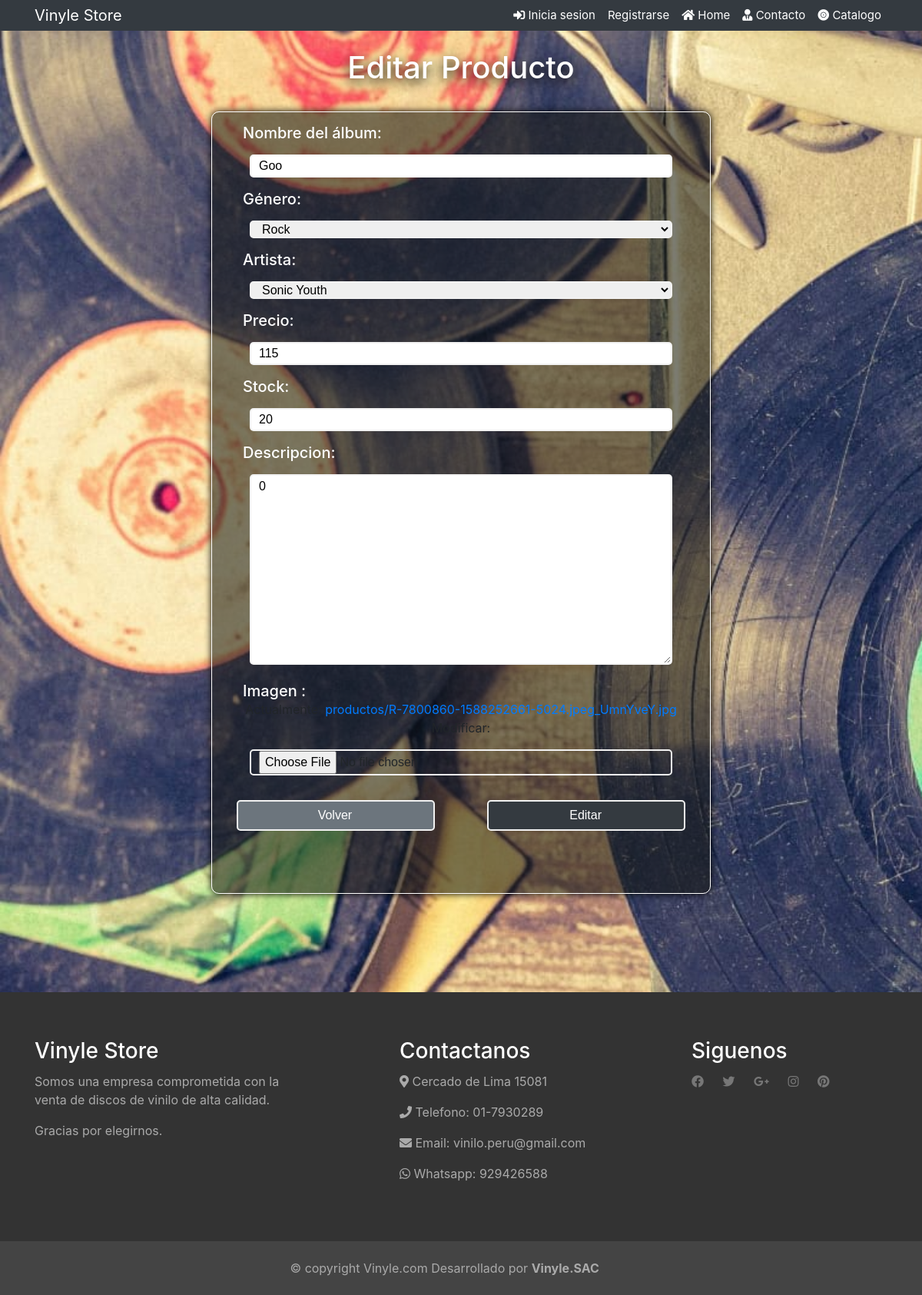
Screenshot of /editar-productos/22 with the database file from the repository.
### tienda_app/models.py (models this page shows, shortened)
class Producto(models.Model):
    nombre = models.CharField(max_length=70)
    genero = models.ForeignKey(Genero, on_delete=models.PROTECT)
    artista = models.ForeignKey(Artista, on_delete=models.PROTECT)
    descripcion= models.TextField(max_length=700)
    stock = models.IntegerField()
    precio = models.IntegerField()
    imagen = models.ImageField(upload_to="productos", null=True)

### tienda_app/views.py (the view)
# urls.py: path('editar-productos/<id>', editar_producto, name = "editar_producto"),
def editar_producto(request, id):
    producto= Producto.objects.get(id=id)
    data = {
        'form' : Productoform(instance=producto)
    }
    if request.method == 'POST':
        formulario=Productoform(data=request.POST, instance=producto, files = request.FILES)
        if formulario.is_valid():
            formulario.save()
            messages.success(request, "Modificado correctamente", redirect(to='lista_productos'))
            data['form'] = Productoform(instance = Producto.objects.get(id=id))
    return render(request,'Producto/editar_producto.html' , data)

### tienda_app/forms.py
class Productoform(forms.ModelForm):
    precio=forms.IntegerField(min_value=1,max_value=1000)
    stock=forms.IntegerField(min_value=0, max_value=200)
    class Meta:
        model=Producto
        fields= '__all__'

### tienda_app/models.py (called while the page is built)
    def __str__(self):
        return self.nombre

    def __str__(self):
        return self.nombre

### tienda_app/templates/Producto/editar_producto.html (shortened to what this page needs)
{% extends "tienda_app/base.html" %}
{% load static %}
{%block content %}
<link type='text/css' href= '{% static "css/editar_producto.css" %}' rel="stylesheet" >
<body>
    <br>
    <div class="edit">
    <div class="edit-header">
        <h1>Editar Producto</h1>
    </div>
    <form class="edit-form" action='' method="POST" enctype="multipart/form-data">
        <h5>Nombre del álbum:</h5>
        <h6>{{form.nombre}}<br></h6>
        <h5>Género:</h5>
        <h6> {{form.genero}}</h6>
        <h5>Artista:</h5>
        <h6> {{form.artista}}</h6>
        <h5>Precio:</h5>
        <h6> {{form.precio}}</h6>
        <h5>Stock:</h5>
        <h6> {{form.stock}}</h6>
        <h5>Descripcion:</h5>
        {{form.descripcion}}
        <br>
        <h5>Imagen :</h5>
        {{form.imagen}}
        <div class='d-flex justify-content-center'>
          <a id="volver" href="{%url 'lista_productos'  %}" class="btn btn-secondary " >Volver</a>
          <input type="submit" value="Editar" class="btn btn-dark"/>
      </div>
    </form>
    </div>
</body>
{% endblock %}

### static/css/editar_producto.css (style rules this page uses)
h1, h2, h3, h4, h5, h6, a { margin:0; padding:0; }
.edit { margin:0 auto; width:650px; }
.edit-header { color:rgb(255, 255, 255); text-align:center; font-size:150%; }
.edit-header h1 { text-shadow: 0px 5px 15px #000; }
.edit-form { border:.5px solid #fff; background:#1516138e; border-radius:10px; box-shadow:0px 0px 10px #000; }
.edit-form h5 { text-align:left; margin-left:40px; color:#fff; }
.edit-form { box-sizing:border-box; padding-top:15px; padding-bottom:10%; margin:5% auto; text-align:center; }
.edit input, select, textarea { width:550px; line-height:1.5em; font-family: 'Ubunt u', sans-serif; margin:1em 2em; border-radius:5px; border:2px solid #f2f2f2; outline:none; padding-left:10px; box-sizing: border-box; }
#volver { width:550px; line-height:1.5em; font-family: 'Ubunt u', sans-serif; margin:1em 2em; border-radius:5px; border:2px solid #f2f2f2; outline:none; padding-left:10px; box-sizing: border-box; }

### tienda_app/templates/tienda_app/base.html (style rules this page uses)
body { background: url('https://www.mondosonoro.com/wp-content/uploads/2019/07/discos.jpg') no-repeat; margin:0px; padding: 0px; width:100%; height:100%; background-size: cover; }

### rows the page displays
Producto: nombre "Goo", genero "Rock", artista "Sonic Youth", precio "115", stock "20", descripcion "0"
